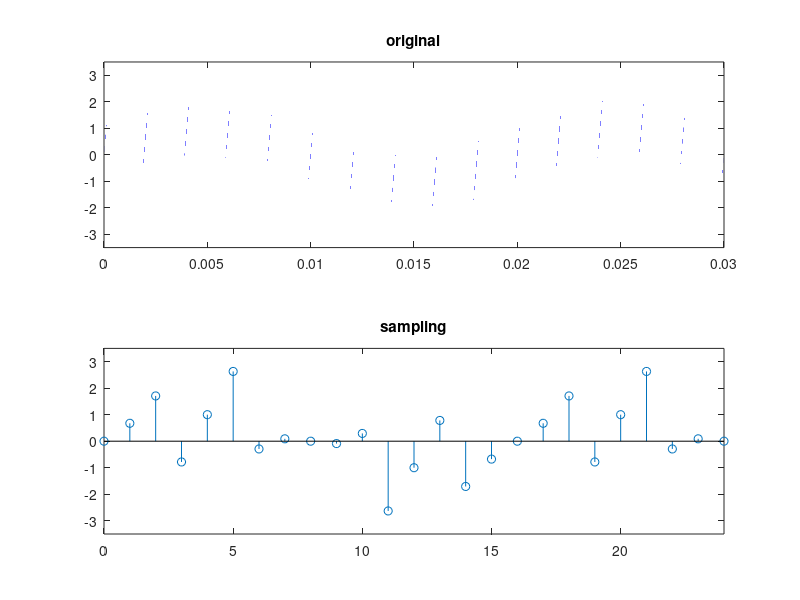

Source code (MATLAB):
x = 0:0.00000001:0.03;
y = sin(50 * 2 * pi * x) +  sin(500 * 2 * pi * x) + sin(1000 * 2 * pi * x);
subplot(2,1,1);
plot(x,y);
axis([0 0.03 -3.5 3.5]); 
title('original');
Ts = 1/800;
n = 0:0.03 / Ts;
y = sin(50 * 2 * pi * Ts * n) +  sin(500 * 2 * pi * Ts * n) + sin(1000 * 2 * pi * Ts * n);
subplot(2,1,2);
stem(n,y);
axis([0 0.03 / Ts -3.5 3.5]); 
title('sampling');